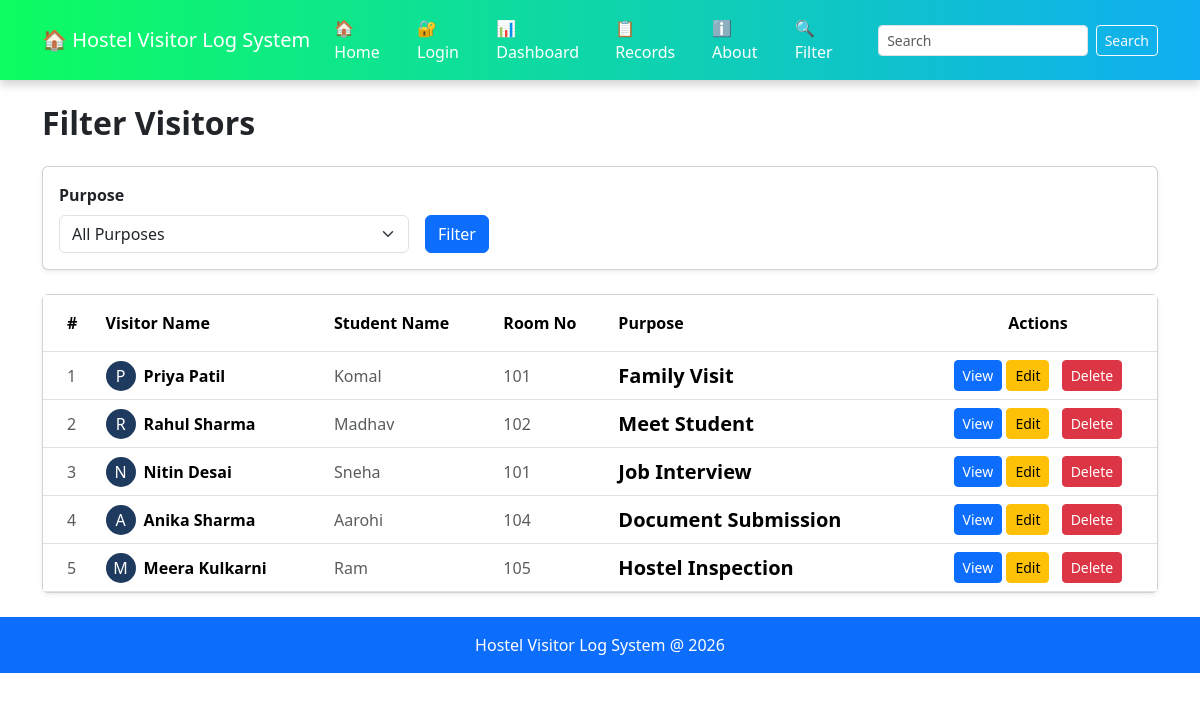
/filter, run on an earlier commit of the app's database.
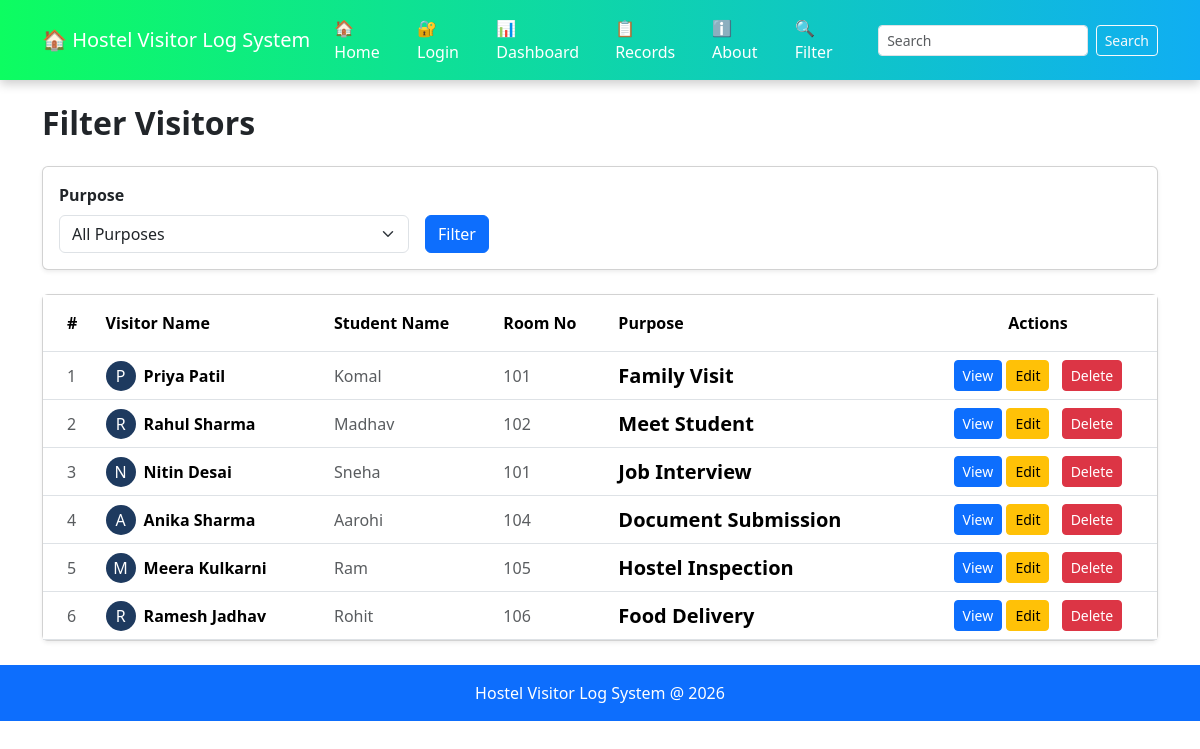
And on a later commit of the database.
### tables this page shows
CREATE TABLE visitors(
        id INTEGER PRIMARY KEY AUTOINCREMENT,
        visitor_name TEXT NOT NULL,
        student_name TEXT NOT NULL,
        room_no TEXT NOT NULL,
        purpose TEXT NOT NULL
    );

### app.py (the view)
@app.route('/filter')
def filter_students():
    purpose = request.args.get('purpose', '')
    conn = get_db()
    purposes = conn.execute("""
        SELECT DISTINCT purpose
        FROM visitors
        ORDER BY purpose
    """).fetchall()
    if purpose:
        visitors = conn.execute("""
            SELECT *
            FROM visitors
            WHERE purpose = ?
            ORDER BY id ASC
        """, (purpose,)).fetchall()
    else:
        visitors = conn.execute("""
            SELECT *
            FROM visitors
            ORDER BY id ASC
        """).fetchall()
    conn.close()
    return render_template(
        'filter.html',
        visitors=visitors,
        purposes=purposes,
        selected_purpose=purpose
    )

### app.py (called while the page is built)
def get_db():
    conn = sqlite3.connect("Database.db")
    conn.row_factory = sqlite3.Row
    return conn

### templates/filter.html (shortened to what this page needs)
{% extends 'base.html' %}
{% block content %}
<h2 class="fw-bold mb-4">Filter Visitors</h2>
<div class="card mb-4 shadow-sm">
    <div class="card-body">
        <form method="GET" action="/filter" >
            <div class="row g-3 align-items-end">
                <div class="col-md-4">
                    <label class="form-label fw-bold">Purpose</label>
                    <select name="purpose" class="form-select">
    <option value="">All Purposes</option>
</select>
                </div>
                <div class="col-md-4">
                    <button type="submit" class="btn btn-primary">Filter</button>
                </div>
            </div>
        </form>
    </div>
</div>
{% if visitors %}
<div class="card shadow-sm">
    <div class="card-body p-0">
        <div class="table-responsive">
            <table class="table table-hover mb-0">
                <thead style="background-color: #1e3a5f; color:white;">
                    <tr>
                        <th class="py-3 ps-4">#</th>
                        <th class="py-3"> Visitor Name</th>
                        <th class="py-3">Student Name</th>
                        <th class="py-3">Room No</th>
                        <th class="py-3">Purpose</th>
                        <th class="py-3 text-center">Actions</th>
                    </tr>
                </thead>
                <tbody>
                    {% for visitor in visitors %}
                    <tr class="align-middle">
                        <td class="ps-4 text-muted">
                            {{ loop.index }}
                        </td>
                        <td>
                            <div class="d-flex align-items-center">
                                <div class="rounded-circle d-flex justify-content-center align-items-center me-2"
                                     style="width:30px; height:30px; background-color:#1e3a5f; color:white;">
                                    {{ visitor['visitor_name'][0] }}
                                </div>
                                <span class="fw-bold">{{ visitor['visitor_name'] }}</span>
                            </div>
                        </td>
                        <td class="text-muted">{{ visitor['student_name'] }}</td>
                        <td class="text-muted">{{ visitor['room_no'] }}</td>
                        <td>
                            <span class="fw-bold fs-5">{{ visitor['purpose'] }}</span>
                        </td>
                        <td class="text-center">
                            <a href="/view/{{ visitor['id'] }}"
                               class="btn btn-sm btn-primary">
                                View
                            </a>
                            <a href="/edit_visitor/{{ visitor['id'] }}"
                               class="btn btn-sm btn btn-sm btn-warning me-2">
                                 Edit
                            </a>
                            <a href="/delete/{{ visitor['id'] }}"
                               class="btn btn btn-sm btn-danger"
                               onclick="return confirm('Are you sure you want to delete this visitor?');">
                                 Delete
                            </a>
                        </td>
                    </tr>
                    {% endfor %}
                </tbody>
            </table>
        </div>
    </div>
</div>
{% else %}
<div class="alert alert-info mt-4" role="alert">
    No visitors found for the selected filter.
</div>
{% endif %}
{% endblock %}

What changed in the data, as far as the page shows it:
added visitors: visitor_name "R", visitor_name "Ramesh Jadhav", student_name "Rohit", room_no "106", purpose "Food Delivery"
